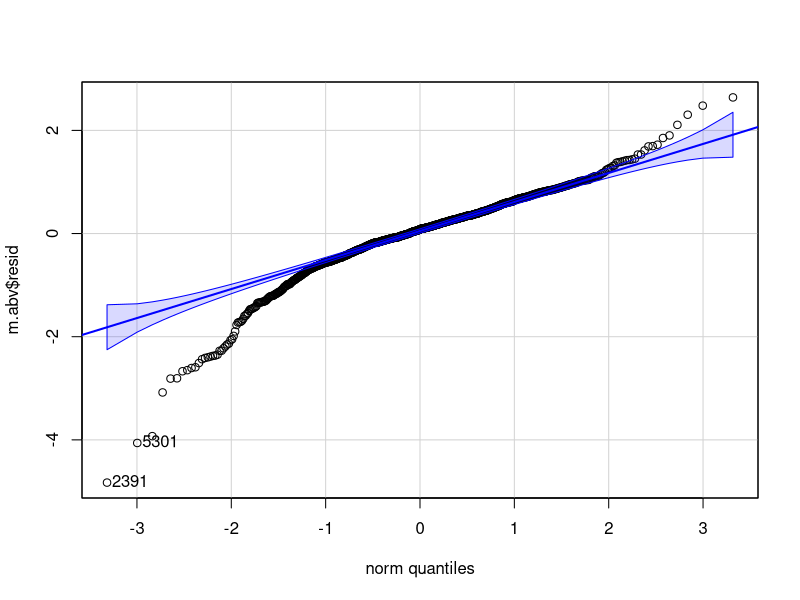
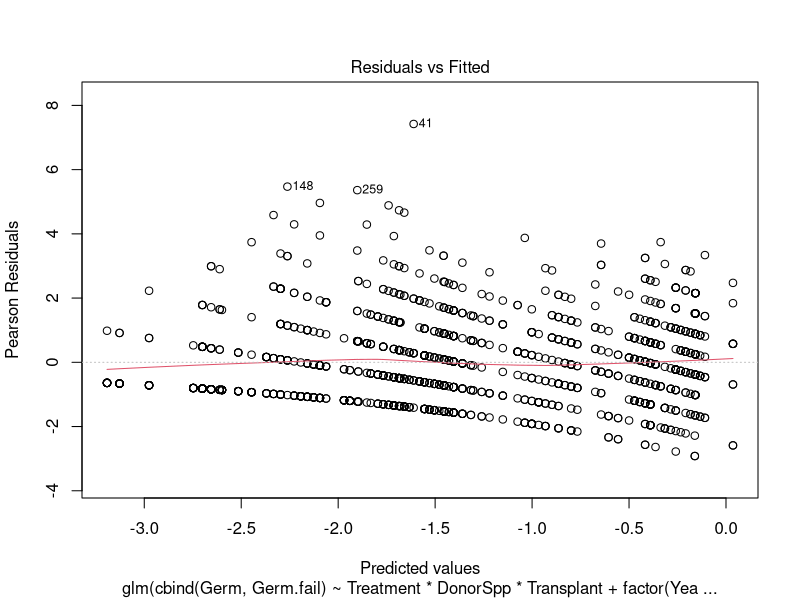
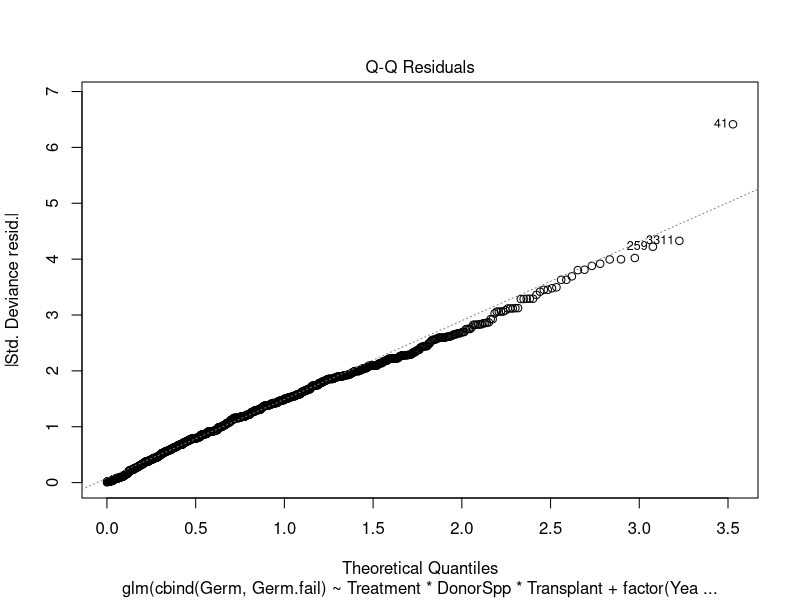
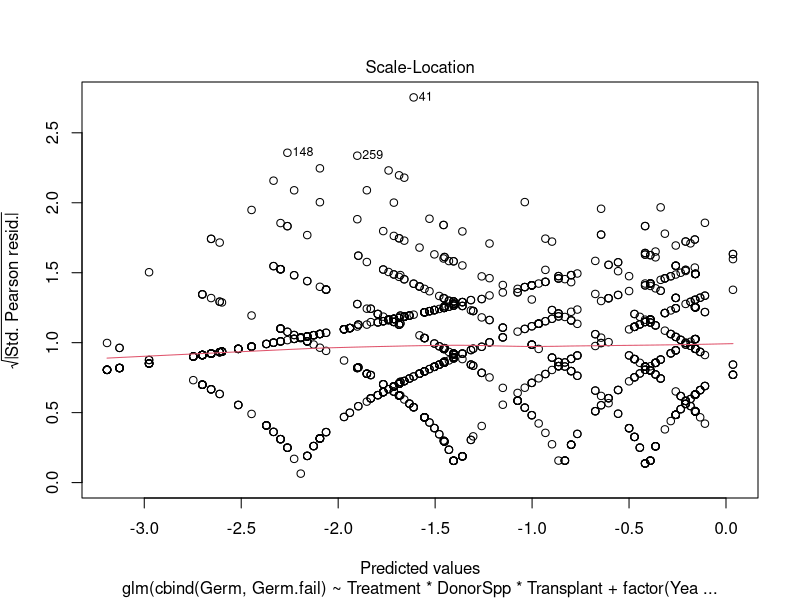
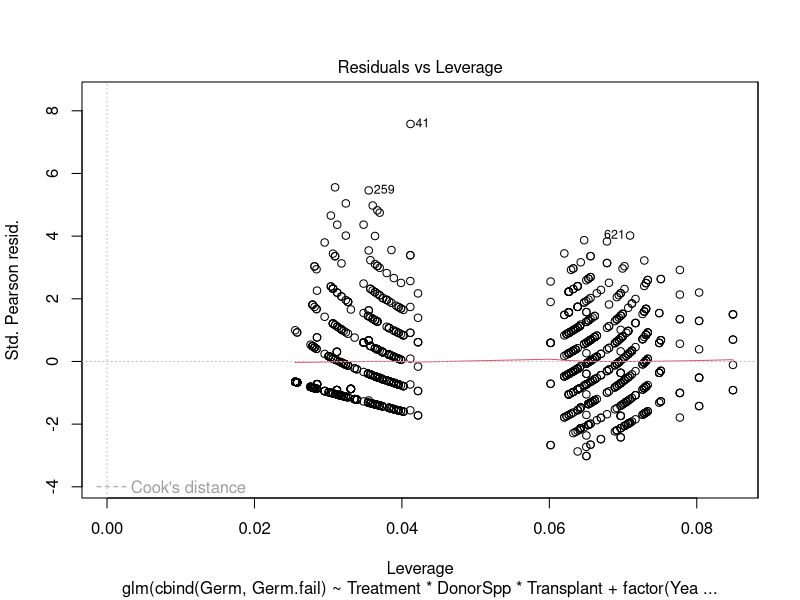
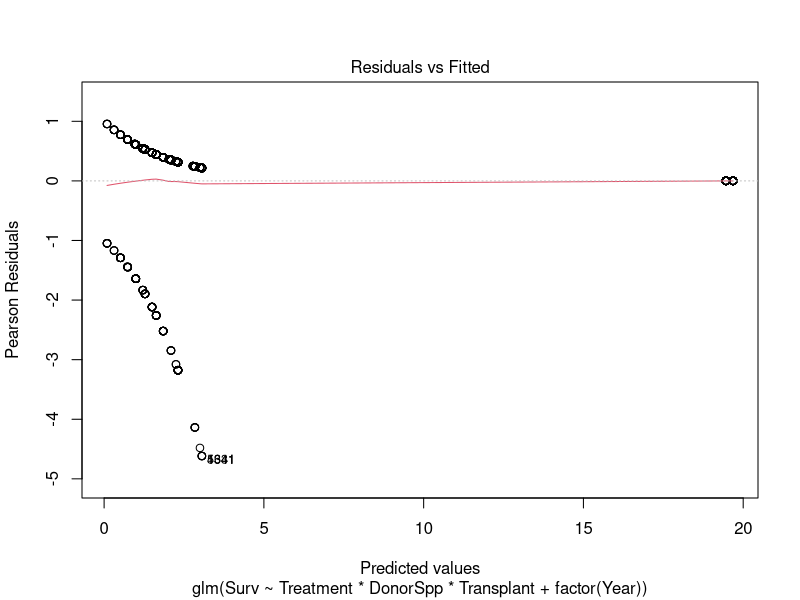
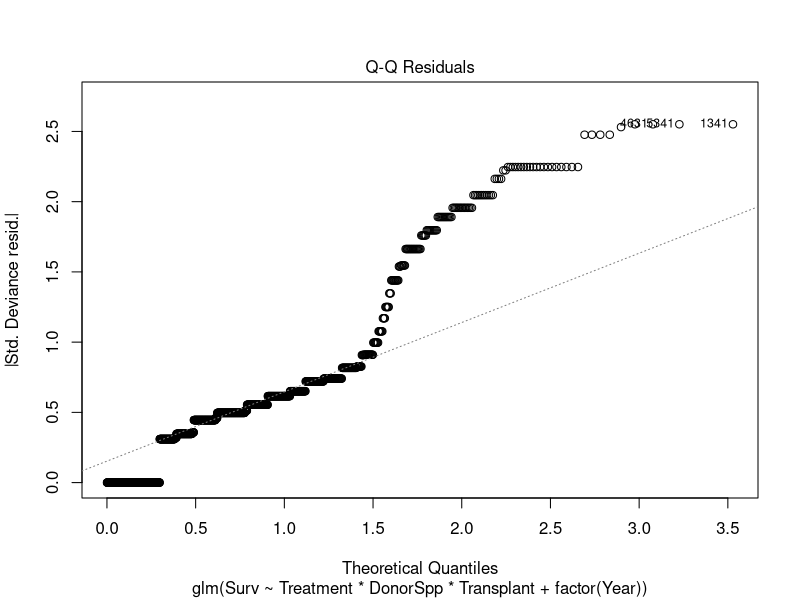
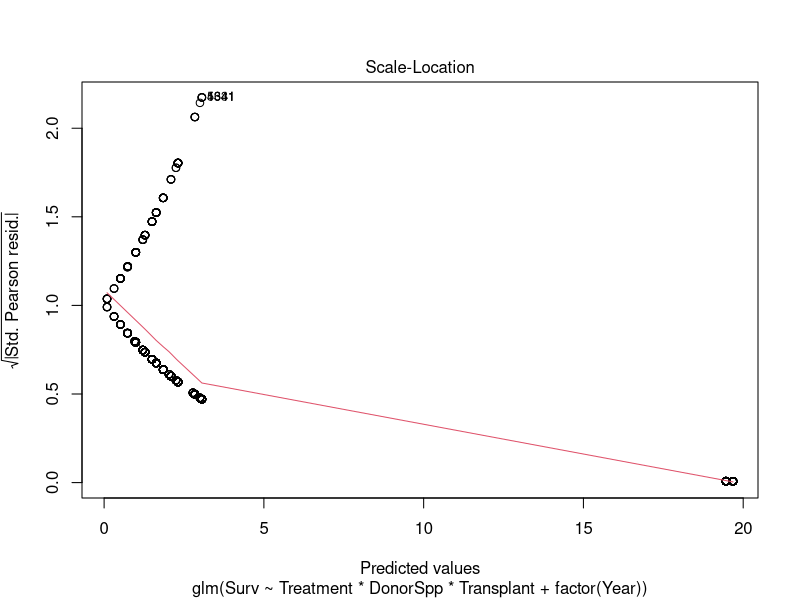

R code for these plots, in order:
############################################################
#Big global model for germ, surv, biomass                  #
#200717 AC                                                 #
############################################################

setwd("C:/Users/yyach/Desktop/Box Sync/PSFcoexist/R/PSFcoexist")
library(emmeans)
library(car)
library(lme4)
library(ggpubr)

#Load data and process ---------------------------
all2018<-read.csv("./data/Transplant data clean 190102.csv") #2018 data
all2019<-read.csv("./data/Transplant data year 2 clean 190819.csv") #2019 data

#Clean 2018 data
all2018<-all2018[-which(all2018$Treatment==""),]
all2018$Treatment <- factor(all2018$Treatment)#drop blank factor level

#Add year var and combine
all2018$Year<-rep(2018,length(all2018[,1]))
all2019$Year<-rep(2019,length(all2019[,1]))
#Annoying: the two datasets have different columns
colnames(all2018)
colnames(all2019)
combcol<-colnames(all2018)[colnames(all2018)%in%colnames(all2019)]
sub2018<-all2018[,combcol]
sub2019<-all2019[,combcol]
#Bind datasets together
all<-rbind.data.frame(sub2018,sub2019)
#Remove outlier aboveground biomass
all$Abv[which(all$Abv<0.0002)]<-NA

#Aboveground biomass global model-------------------
m.abv<-lm(log(Abv)~Treatment*DonorSpp*Transplant+factor(Year),data=all)
qqPlot(m.abv$resid)#not perfect but scedasticity is better compared to no transformation
summary(m.abv)
Anova(m.abv)#Treatment p~0, DonorSpp p<0.0001, Transplant p~0, Year p~0, Donor:Transplant p=0.00375
plotdf.abv<-summary(emmeans(m.abv,~DonorSpp|Transplant|Treatment,type = "response"))
                    
#Germination global model-------------------
#Calculate #failues
summary(all$Germ)#max is 11 
all$Germ.fail<-10-all$Germ
all$Germ.fail[which(all$Germ.fail<0)]<-0
#Fit binomial model
m.germ<-glm(cbind(Germ,Germ.fail)~Treatment*DonorSpp*Transplant+factor(Year),data=all,family="binomial")
plot(m.germ)#decent
Anova(m.germ)#Type II Chisq Analysis of Deviance test
#Treatment, Donorspp, Transplant, Year, sig. Treatment:Transplant p=0.017
summary(m.germ)
plotdf.germ<-summary(emmeans(m.germ,~DonorSpp|Transplant|Treatment,type = "response"))

#Survival global model-------------------
m.surv<-glm(Surv~Treatment*DonorSpp*Transplant+factor(Year),data=all,family="binomial")
plot(m.surv)#hard to interpret
summary(m.surv)#hard to interpret
Anova(m.surv)#Chi-sq should still apply. Transplant sig.
#warning message about fitted prob 0/1, understandable since surv probs generally high
plotdf.surv<-summary(emmeans(m.surv,~DonorSpp|Transplant|Treatment,type = "response"))

#Make big multi-panel of all results----------------
#Make Intra/Inter label
plotdf.abv$Type<-NA
plotdf.abv$Type[which(as.character(plotdf.abv$DonorSpp)!=as.character(plotdf.abv$Transplant))]<-"Inter"
plotdf.abv$Type[which(as.character(plotdf.abv$DonorSpp)==as.character(plotdf.abv$Transplant))]<-"Intra"
plotdf.abv$Type <- factor(plotdf.abv$Type, levels=c("Intra", "Inter"))#Flip the order of factors for easier visualization
plotdf.abv$Treatment <- factor(plotdf.abv$Treatment, levels=c("Control", "Feedback","Exclusion"))#Flip the order of factors for easier visualization
plotdf.surv$Type<-NA
plotdf.surv$Type[which(as.character(plotdf.surv$DonorSpp)!=as.character(plotdf.surv$Transplant))]<-"Inter"
plotdf.surv$Type[which(as.character(plotdf.surv$DonorSpp)==as.character(plotdf.surv$Transplant))]<-"Intra"
plotdf.surv$Type <- factor(plotdf.surv$Type, levels=c("Intra", "Inter"))#Flip the order of factors for easier visualization
plotdf.surv$Treatment <- factor(plotdf.surv$Treatment, levels=c("Control", "Feedback","Exclusion"))#Flip the order of factors for easier visualization
plotdf.germ$Type<-NA
plotdf.germ$Type[which(as.character(plotdf.germ$DonorSpp)!=as.character(plotdf.germ$Transplant))]<-"Inter"
plotdf.germ$Type[which(as.character(plotdf.germ$DonorSpp)==as.character(plotdf.germ$Transplant))]<-"Intra"
plotdf.germ$Type <- factor(plotdf.germ$Type, levels=c("Intra", "Inter"))#Flip the order of factors for easier visualization
plotdf.germ$Treatment <- factor(plotdf.germ$Treatment, levels=c("Control", "Feedback","Exclusion"))#Flip the order of factors for easier visualization

#Make subplots
abv<-ggplot(data=plotdf.abv, aes(x=Type, y=response, color=Treatment, shape=DonorSpp))+
  facet_wrap(~Transplant,nrow=1)+
  geom_pointrange(aes(ymin=response-SE, ymax=response+SE)
                  , position = position_dodge(width = 1))+  
  scale_color_manual(values=c("#E69F00", "#56B4E9", "#009E73"))+
  scale_shape_discrete(name="Microsite")+
  xlab("Soil environment")+ylab("Aboveground biomass (g)")+
  geom_vline(xintercept=1.5,color="black",linetype="dashed")+
  theme_bw()+
  theme(legend.position = "none",
        panel.grid.major = element_blank(),panel.grid.minor = element_blank())
abv

surv<-ggplot(data=plotdf.surv, aes(x=Type, y=prob, color=Treatment, shape=DonorSpp))+
  facet_wrap(~Transplant,nrow=1)+
  geom_pointrange(aes(ymin=prob-SE, ymax=prob+SE)
                  , position = position_dodge(width = 1))+  
  scale_color_manual(values=c("#E69F00", "#56B4E9", "#009E73"))+
  scale_shape_discrete(name="Microsite")+
  ylim(0,1)+
  xlab("Soil environment")+ylab("Survival probability")+
  geom_vline(xintercept=1.5,color="black",linetype="dashed")+
  theme_bw()+
  theme(legend.position = "none",
        panel.grid.major = element_blank(),panel.grid.minor = element_blank())
surv

germ<-ggplot(data=plotdf.germ, aes(x=Type, y=prob, color=Treatment, shape=DonorSpp))+
  facet_wrap(~Transplant,nrow=1)+
  geom_pointrange(aes(ymin=prob-SE, ymax=prob+SE)
                  , position = position_dodge(width = 1))+  
  scale_color_manual(values=c("#E69F00", "#56B4E9", "#009E73"))+
  scale_shape_discrete(name="Microsite")+
  xlab("Soil environment")+ylab("Germination probability")+
  geom_vline(xintercept=1.5,color="black",linetype="dashed")+
  theme_bw()+
  theme(legend.position = "none",
        panel.grid.major = element_blank(),panel.grid.minor = element_blank())
germ

ggarrange(germ, surv, abv, ncol = 1, nrow = 3, align = "v",labels = c("A", "B","C"),
          common.legend = TRUE, legend = "right")
